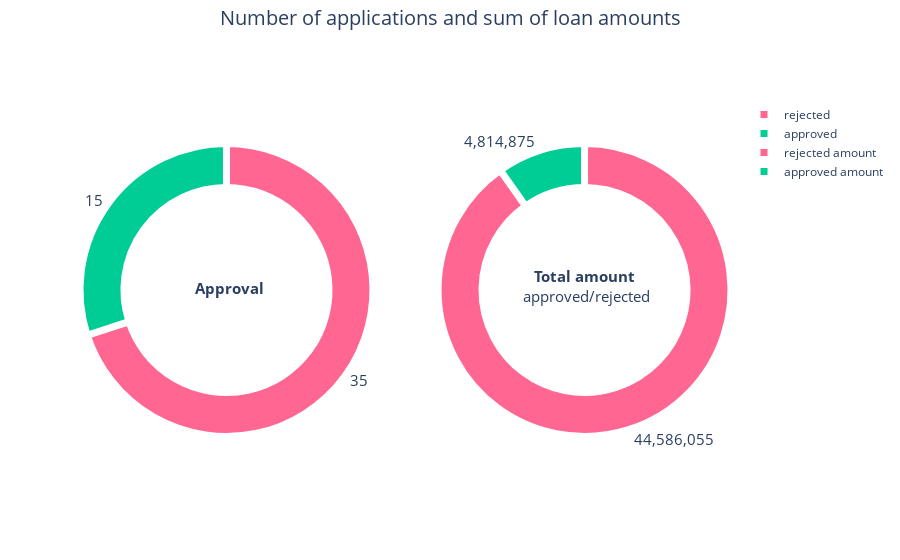

The notebook cell this image was saved under:
### Markdown cell above
DONUT CHART

### Code cell
########### settings ###########
donut_hole = 0.7

########### Approved/Rejected PIE CHART #############
trace_approval = go.Pie(labels = pie_chart_approval_loan_names,
                            values = [approved_loan.shape[0], rejected_loan.shape[0]],
                            hole = donut_hole)

########### Approved/Rejected Amount PIE CHART #############
trace_amount = go.Pie(values= [datasink.query(select_approved_decision)[get_decision_amount].sum(),
                                 datasink.query(select_rejected_decision)[get_decision_amount].sum()],
                            labels=pie_chart_loan_amount_names,
                            hole = donut_hole,
                            name="Loan amount")

fig = make_subplots(rows=1, cols=2,
                    specs=[[{"type": "pie"}, {"type": "pie"}]],
                    column_widths=[0.5, 0.5],
                    #vertical_spacing=0.001,
                    subplot_titles=("Approval", "Approved/rejected amount")
                    )

fig.add_trace(trace_approval, row=1, col=1)
fig.add_trace(trace_amount, row=1, col=2)

fig.update_traces(hoverinfo='label', textinfo='value', textfont_size=15, textposition="outside",
                  marker=dict(colors=approval_colors, line=dict(color='#FFFFFF', width=7)))
                
fig.update_annotations(yshift=20) # subplot tiltes

fig.update_layout(
    barmode='stack',
    plot_bgcolor = "white",
    #paper_bgcolor = 'lightgray',
    height=600,
    title={'text': f"Number of applications and sum of loan amounts",
          'x':0.5,
          'y':0.98,
          'xanchor': 'center',
          'font_size': 20
    },
    annotations= [
         {
            "font": {
               "size": 15
            },
            "showarrow": False,
            "text": "<b>Approval</b>",
            "x": 0.23,
            "y": 0.42
         },
         {
            "font": {
               "size": 15
            },
            "showarrow": False,
            "text": "<b>Total amount</b><br> approved/rejected",
            "x": 0.775,
            "y": 0.4
         }
      ],
      )

iplot(fig)

### Figure 1 — Plotly figure (JSON) as saved in the notebook; plotly's stock layout.template omitted (floating-point values rounded to 4 significant figures)
{"data": [{"domain": {"x": [0, 0.45], "y": [0, 1]}, "hole": 0.7, "hoverinfo": "label", "labels": ["approved", "rejected"], "marker": {"colors": ["#00CC96", "#FF6692"], "line": {"color": "#FFFFFF", "width": 7}}, "textfont": {"size": 15}, "textinfo": "value", "textposition": "outside", "type": "pie", "values": [15, 35]}, {"domain": {"x": [0.55, 1], "y": [0, 1]}, "hole": 0.7, "hoverinfo": "label", "labels": ["approved amount", "rejected amount"], "marker": {"colors": ["#00CC96", "#FF6692"], "line": {"color": "#FFFFFF", "width": 7}}, "name": "Loan amount", "textfont": {"size": 15}, "textinfo": "value", "textposition": "outside", "type": "pie", "values": [4814875, 44586055]}], "layout": {"annotations": [{"font": {"size": 15}, "showarrow": false, "text": "<b>Approval</b>", "x": 0.23, "xanchor": "center", "xref": "paper", "y": 0.42, "yanchor": "bottom", "yref": "paper", "yshift": 20}, {"font": {"size": 15}, "showarrow": false, "text": "<b>Total amount</b><br> approved/rejected", "x": 0.775, "xanchor": "center", "xref": "paper", "y": 0.4, "yanchor": "bottom", "yref": "paper", "yshift": 20}], "autosize": true, "barmode": "stack", "plot_bgcolor": "white", "title": {"font": {"size": 20}, "text": "Number of applications and sum of loan amounts", "x": 0.5, "xanchor": "center", "y": 0.98}}}
